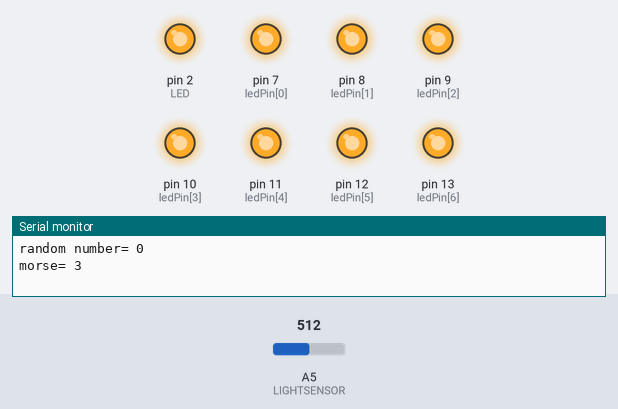
A sketch run on a simulated Arduino Uno, built with avr-gcc and run on an emulated ATmega328P. Parts: output pins drawn as LEDs (lit = HIGH), the last lines printed to the serial monitor. The inputs (shaded band) are chosen by the test bench; at power-on: A5 (LIGHTSENSOR) = 512. Random numbers use the default seed unless the sketch sets one.

Above: at 0.1 s.
At 19.1 s:
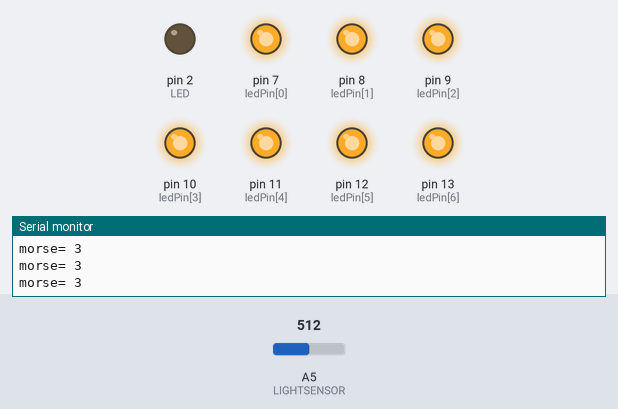
At 36.1 s:
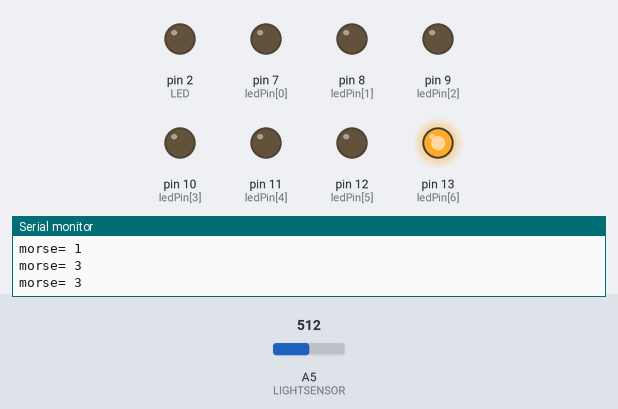
Timing chart, 0 to 40.0 s (numbered marks = the images above):
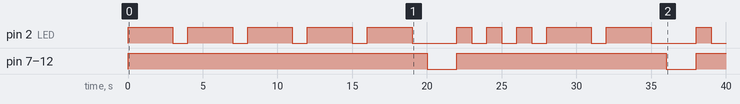

Measured:
- by itself, pin 2 (LED): LOW → HIGH at 0.00 s, → LOW 3.0 s later, → HIGH 1.0 s later, → LOW 3.0 s later, … (22 changes in this stretch)
- by itself, pin 7 (ledPin[0]), pin 8 (ledPin[1]), pin 9 (ledPin[2]), pin 10 (ledPin[3]), pin 11 (ledPin[4]), pin 12 (ledPin[5]): alternates HIGH for 14.0 s and LOW for 2.0 s

The sketch:

Lab11.ino
```cpp
 /*
  *
  * light on 60 62
  * light off 122 124
  *
  */

#define LIGHTSENSOR A5  // light sensor connects to pin A5
#define LED 2 // LED connects to pin 2

const byte ledPin[] = {7,8,9,10,11,12,13};  // pin 7-13 connect to 7-segment
const byte number[] = { // number display on 7-segment
                       0b1000000, // 0
                       0b1111001, // 1
                       0b0100100, // 2
                       0b0110000, // 3
                       0b0011001, // 4
                       0b0010010, // 5
                       0b0000010, // 6
                       0b1111000, // 7
                       0b0000000, // 8
                       0b0010000, // 9
                       0b1111111  // off
                      };
int MORSEUNIT;  // variable contains unit
int STARTTIME = 0;  // variable contain time of start blinking
int ENDTIME = 0;  // variable contain time of end blinking
int NUMBERARRAY[4][5] = {{3,3,3,3,3},  // number 0
                       {1,3,3,3,3},  // number 1
                       {1,1,3,3,3},  // number 2
                       {1,1,1,3,3}};  // number 3
int RANDOMNUMBER; // variable contains random number
int SENSORSTATUS; // variable contains the reading of light sensor
int ENDBLINK[5]; //  array contains 1 for dot and 3 for dash
int CHECKARRAY = 0;  // variable contains number of same element in array
int AFTERCHECKARRAY;  // variable contains the print number

int blinkLED(int MORSEUNIT);  // function blink the LED and return
                              // the result of light sensor
int getBLINK(int *ARRAY); // function add the morse code to array

void setup() {
  Serial.begin(9600);
  randomSeed(analogRead(0));  // create random seed
  pinMode(LIGHTSENSOR,INPUT); // light sensor
  pinMode(LED,OUTPUT);  // LED
  /* pin 7-13 7-segment */
  pinMode(7,OUTPUT);  // A
  pinMode(8,OUTPUT);  // B
  pinMode(9,OUTPUT);  // C
  pinMode(10,OUTPUT); // D
  pinMode(11,OUTPUT); // E
  pinMode(12,OUTPUT); // F
  pinMode(13,OUTPUT); // G
  /* turn off the 7-segment indicator */
  for (int i = 0; i < 7; i++)
  {
    digitalWrite(ledPin[i],bitRead(number[10],i));
  }
}

void loop() {
  getBlink(ENDBLINK);
  for (int i = 0; i < 4; i++)
  {
     for (int j = 0; j < 5; j++)
     {
       /* compare the result from light sensor and our morse array */
       if (NUMBERARRAY[i][j] == ENDBLINK[j])
       {
         CHECKARRAY++;
         // if 5 numbers in array all are same
         if (CHECKARRAY == 5)
         {
           AFTERCHECKARRAY = i;
         }
       }
       else
       {
         CHECKARRAY = 0;
       }
     }
  }
  /* display number on 7-segment */
  for (int i = 0; i < 7; i++)
  {
    digitalWrite(ledPin[i],bitRead(number[AFTERCHECKARRAY],i));
  }
  delay(2000);
  /* turn off the 7-segment indicator */
  for (int i = 0; i < 7; i++)
  {
    digitalWrite(ledPin[i],bitRead(number[10],i));
  }
}
int blinkLED(int BLINKUNIT){
  if (BLINKUNIT == 1)
  {
    STARTTIME = millis(); // store executive time at the begining
    digitalWrite(LED,HIGH); // LED on
    SENSORSTATUS = analogRead(LIGHTSENSOR); // value sensor read ~ 60-62
    delay(1000);  // one unit
    digitalWrite(LED,LOW);  // LED off
    delay(1000);  // value sensor read ~ 122-124
    ENDTIME = millis(); // store executive time at the end
  }
  else
  {
    STARTTIME = millis();
    digitalWrite(LED,HIGH);
    SENSORSTATUS = analogRead(LIGHTSENSOR);
    delay(3000);
    digitalWrite(LED,LOW);
    delay(1000);
    ENDTIME = millis();
  }
   /* After delay 2 seconds(2 units) the time add 2000
    * Wo if end - start ~ 2000 for dot and ~ 4000 for dash
    * When LED on, the photoresistor gives number ~ 60-62
    */
  if (ENDTIME - STARTTIME < 3990 && ENDTIME - STARTTIME >= 1990
  &&  SENSORSTATUS < 63 &&  SENSORSTATUS >= 60 )
  {
    return 1; // return 1 if dot
  }
  else
  {
    return 3; // return 3 if dash
  }
}

int getBlink(int *ARRAY){
  RANDOMNUMBER = random(0,4); // create random number from 0 to 4
  Serial.print("random number= ");Serial.println(RANDOMNUMBER);
  for (int i = 0; i < 5; i++)
  {
    MORSEUNIT = NUMBERARRAY[RANDOMNUMBER][i]; // take the morse code from morse array
    Serial.print("morse= ");Serial.println(MORSEUNIT);
    // if dot
    if (MORSEUNIT == 1)
    {
      *(ARRAY+i) = blinkLED(MORSEUNIT); // add reading from light sensor to blank array
    }
    // if dash
    else
    {
      *(ARRAY+i) = blinkLED(MORSEUNIT);
    }
  }
  return *ARRAY;
}
```
